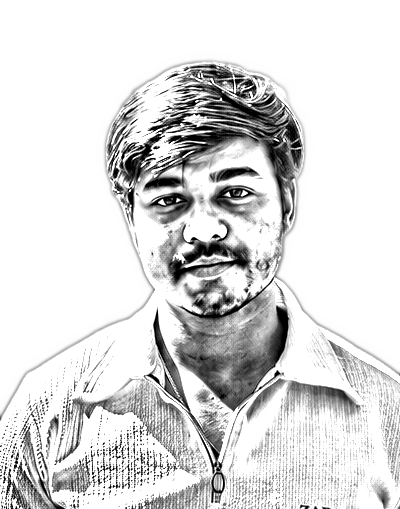
#> input picture source-prepped.png, 400 x 509 px
$ python make_ascii_svg.py
#> lines starting #> are read from the running program, lines starting #| are printed output that depends on the picture
from PIL import Image, ImageEnhance, ImageFilter
import html
import os
import sys

HERE = os.path.dirname(os.path.abspath(__file__))

SRC = sys.argv[1] if len(sys.argv) > 1 else os.path.join(HERE, "..", "source-prepped.png")
OUT = sys.argv[2] if len(sys.argv) > 2 else os.path.join(HERE, "..", "sahil-ascii.svg")

# ============================================================
# QUALITY SETTINGS
# ============================================================

COLS = 190
ROWS = 120

CELL_W = 4.7
CELL_H = 7.2

RAMP = (
    " .'`^\",:;Il!i><~+_-?][}{1)(|\\/"
    "tfjrxnuvczXYUJCLQ0OZmwqpdbsahil*#MW&8%B@$"
)

CONTRAST = 1.75
BRIGHTNESS = 1.08
GAMMA = 0.82
SHARPEN = True
WHITE_FLOOR = 0.95

PAD = 20
TITLEBAR_H = 30
STATUS_H = 30

ART_W = COLS * CELL_W
ART_H = ROWS * CELL_H

CANVAS_W = int(ART_W + PAD * 2)
CANVAS_H = int(TITLEBAR_H + ART_H + STATUS_H + PAD)

BG = "#0d1117"
BG2 = "#111722"

FRAME = "#1f6feb"
TITLE_TEXT = "#7d8590"

INK = "#c9d1d9"

CURSOR = "#22d3ee"
SCAN = "#22d3ee"

ROW_DUR = 0.035
STAGGER = 0.018

# ============================================================
# IMAGE PROCESSING
# ============================================================

im = Image.open(SRC).convert("L")
#> im is the input picture: PIL image 400x509 L; min 0, max 255, mean 218.5

if SHARPEN:
    im = im.filter(
        ImageFilter.UnsharpMask(
            radius=1.2,
            percent=260,
            threshold=1
        )
    )
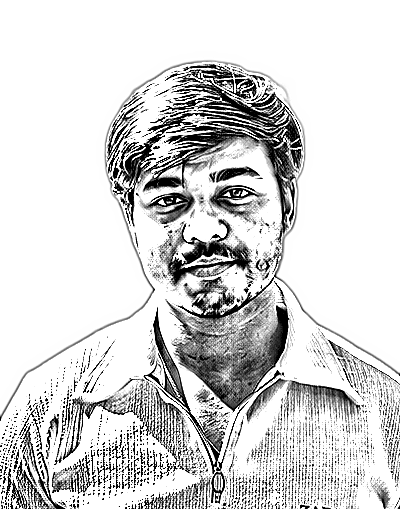
#> im: PIL image 400x509 L; min 0, max 255, mean 213.3

im = ImageEnhance.Brightness(im).enhance(BRIGHTNESS)
im = ImageEnhance.Contrast(im).enhance(CONTRAST)
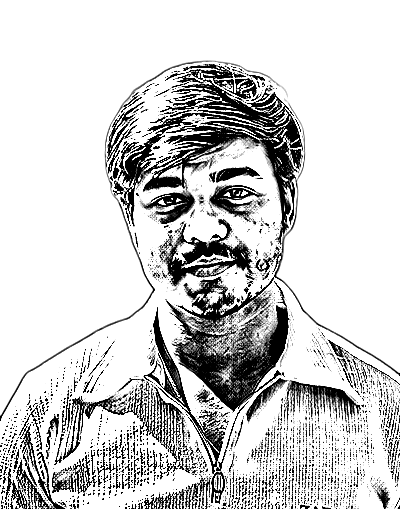
#> im: PIL image 400x509 L; min 0, max 255, mean 207.6

im = im.resize((COLS, ROWS), Image.LANCZOS)
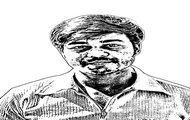
#> im: PIL image 190x120 L; min 0, max 255, mean 206.9

px = im.load()

STATIC = bool(os.environ.get("STATIC"))

rows_txt = []

for y in range(ROWS):
    chars = []

    for x in range(COLS):
        lum = px[x, y] / 255.0

        lum = pow(lum, GAMMA)

        if lum >= WHITE_FLOOR:
            chars.append(" ")
            continue

        idx = int(
            (1.0 - lum) *
            (len(RAMP) - 1) +
            0.5
        )

        idx = max(
            0,
            min(
                len(RAMP) - 1,
                idx
            )
        )

        chars.append(RAMP[idx])

    rows_txt.append(
        "".join(chars)
    )
#> after the loop, rows_txt = 120 items

art_top = TITLEBAR_H + PAD * 0.35

# ============================================================
# SVG
# ============================================================

parts = []

parts.append(
f'''
<svg xmlns="http://www.w3.org/2000/svg"
width="{CANVAS_W}"
height="{CANVAS_H}"
viewBox="0 0 {CANVAS_W} {CANVAS_H}"
font-family="ui-monospace, SFMono-Regular, Menlo, Consolas, monospace">
'''
)

parts.append(
f'''
<defs>

<linearGradient id="bg" x1="0" y1="0" x2="0" y2="1">
<stop offset="0%" stop-color="{BG2}"/>
<stop offset="100%" stop-color="{BG}"/>
</linearGradient>

<linearGradient id="scanLine" x1="0" y1="0" x2="0" y2="1">
<stop offset="0%" stop-color="{SCAN}" stop-opacity="0"/>
<stop offset="50%" stop-color="{SCAN}" stop-opacity="0.9"/>
<stop offset="100%" stop-color="{SCAN}" stop-opacity="0"/>
</linearGradient>

</defs>
'''
)

parts.append(
f'''
<rect width="{CANVAS_W}"
height="{CANVAS_H}"
rx="12"
fill="url(#bg)"/>
'''
)

parts.append(
f'''
<rect
x="0.5"
y="0.5"
width="{CANVAS_W-1}"
height="{CANVAS_H-1}"
rx="12"
fill="none"
stroke="{FRAME}"
stroke-width="1.3"
stroke-opacity="0.65"/>
'''
)

parts.append(
f'''
<line x1="0"
y1="{TITLEBAR_H}"
x2="{CANVAS_W}"
y2="{TITLEBAR_H}"
stroke="{FRAME}"/>
'''
)

dots = ["#ff5f56","#ffbd2e","#27c93f"]

for i,dot in enumerate(dots):
    parts.append(
    f'''
    <circle
    cx="{PAD+i*16}"
    cy="{TITLEBAR_H/2}"
    r="5"
    fill="{dot}"/>
    '''
    )

parts.append(
f'''
<text
x="{CANVAS_W/2}"
y="{TITLEBAR_H/2+4}"
fill="{TITLE_TEXT}"
font-size="12"
text-anchor="middle">
sahil@github: ~$ ./portrait.sh
</text>
'''
)

parts.append(
f'''
<g>

<circle
cx="{CANVAS_W-120}"
cy="{TITLEBAR_H/2}"
r="5"
fill="#ff6b6b">

<animate
attributeName="opacity"
values="1;0.15;1;0.15;1"
dur="2s"
repeatCount="indefinite"/>

</circle>

<text
x="{CANVAS_W-105}"
y="{TITLEBAR_H/2+4}"
fill="#ff7b7b"
font-size="11"
font-weight="600"
letter-spacing="2">

SCANNING

<animate
attributeName="opacity"
values="1;0.4;1"
dur="2s"
repeatCount="indefinite"/>

</text>

</g>
'''
)

font_size = CELL_H * 0.86

for ry,line in enumerate(rows_txt):

    y = art_top + ry * CELL_H + CELL_H * 0.74
    row_y = art_top + ry * CELL_H
    delay = ry * STAGGER

    safe = html.escape(line)

    text = (
        f'''
        <text xml:space="preserve"
        x="{PAD}"
        y="{y:.1f}"
        fill="{INK}"
        font-size="{font_size:.1f}"
        textLength="{ART_W}"
        lengthAdjust="spacing">
        {safe}
        </text>
        '''
    )

    if STATIC:
        parts.append(text)
        continue

    parts.append(
    f'''
    <clipPath id="r{ry}">
    <rect
    x="{PAD}"
    y="{row_y:.1f}"
    height="{CELL_H}"
    width="0">

    <animate
    attributeName="width"
    from="0"
    to="{ART_W}"
    begin="{delay:.3f}s"
    dur="{ROW_DUR:.2f}s"
    fill="freeze"/>

    </rect>
    </clipPath>
    '''
    )

    parts.append(
    f'''
    <g clip-path="url(#r{ry})">
    {text}
    </g>
    '''
    )

    parts.append(
    f'''
    <rect
    y="{row_y+1:.1f}"
    width="{CELL_W}"
    height="{CELL_H-2}"
    fill="{CURSOR}"
    opacity="0">

    <animate
    attributeName="x"
    from="{PAD}"
    to="{PAD+ART_W}"
    begin="{delay:.3f}s"
    dur="{ROW_DUR:.2f}s"
    fill="freeze"/>

    <set
    attributeName="opacity"
    to="0.85"
    begin="{delay:.3f}s"/>

    <set
    attributeName="opacity"
    to="0"
    begin="{delay+ROW_DUR:.3f}s"/>

    </rect>
    '''
    )
#> this loop made 120 passes
#> (y, row_y, delay) on passes 1 to 12: (42.33, 37, 0), (49.53, 44.2, 0.018), (56.73, 51.4, 0.036), (63.93, 58.6, 0.054), (71.13, 65.8, 0.072), (78.33, 73, 0.09), (85.53, 80.2, 0.108), (92.73, 87.4, 0.126), (99.93, 94.6, 0.144), (107.1, 101.8, 0.162), (114.3, 109, 0.18), (121.5, 116.2, 0.198)
#> after the loop, parts = 370 items

# ============================================================
# SCANNING EFFECT
# ============================================================

parts.append(
f'''
<rect
x="0"
y="{TITLEBAR_H}"
width="{CANVAS_W}"
height="5"
fill="url(#scanLine)">

<animate
attributeName="y"
values="{TITLEBAR_H};{CANVAS_H-60};{TITLEBAR_H}"
dur="6s"
repeatCount="indefinite"/>

</rect>
'''
)

parts.append(
f'''
<rect
x="0"
y="{TITLEBAR_H}"
width="{CANVAS_W}"
height="25"
fill="{SCAN}"
opacity="0.03">

<animate
attributeName="y"
values="{TITLEBAR_H};{CANVAS_H-60};{TITLEBAR_H}"
dur="6s"
repeatCount="indefinite"/>

</rect>
'''
)

# ============================================================
# STATUS BAR
# ============================================================

status_line_y = TITLEBAR_H + ART_H + PAD * 0.35
status_y = status_line_y + 19

parts.append(
f'''
<line
x1="0"
y1="{status_line_y:.1f}"
x2="{CANVAS_W}"
y2="{status_line_y:.1f}"
stroke="{FRAME}"/>
'''
)

parts.append(
f'''
<text
x="{PAD}"
y="{status_y:.1f}"
fill="{TITLE_TEXT}"
font-size="13">

sahil@github:~$ whoami

<tspan fill="{INK}">
 Sahil Kumar
</tspan>

</text>
'''
)

parts.append(
f'''
<rect
x="{PAD+250}"
y="{status_y-12:.1f}"
width="8"
height="14"
fill="{CURSOR}">

<animate
attributeName="opacity"
values="1;1;0;0"
keyTimes="0;0.5;0.51;1"
dur="1s"
repeatCount="indefinite"/>

</rect>
'''
)

parts.append("</svg>")

svg = "".join(parts)

with open(OUT, "w", encoding="utf-8") as f:
    f.write(svg)

print(
    "wrote",
    OUT,
    len(svg),
    "bytes",
    CANVAS_W,
    "x",
    CANVAS_H
)
#| wrote scripts/../sahil-ascii.svg 133649 bytes 933 x 944
